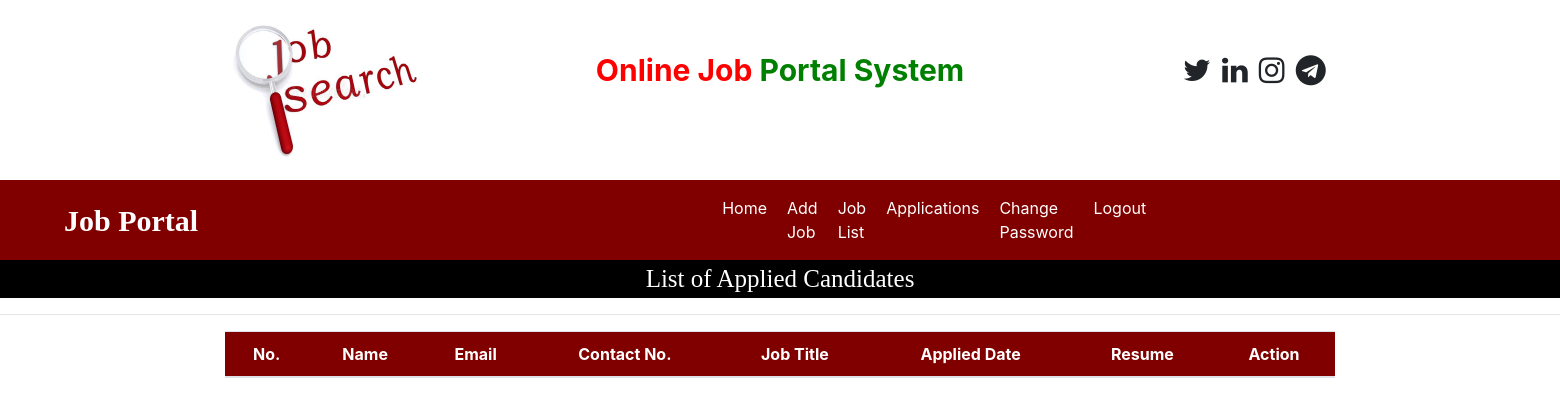
The app's page /applied_candidates_list (signed in), older data.
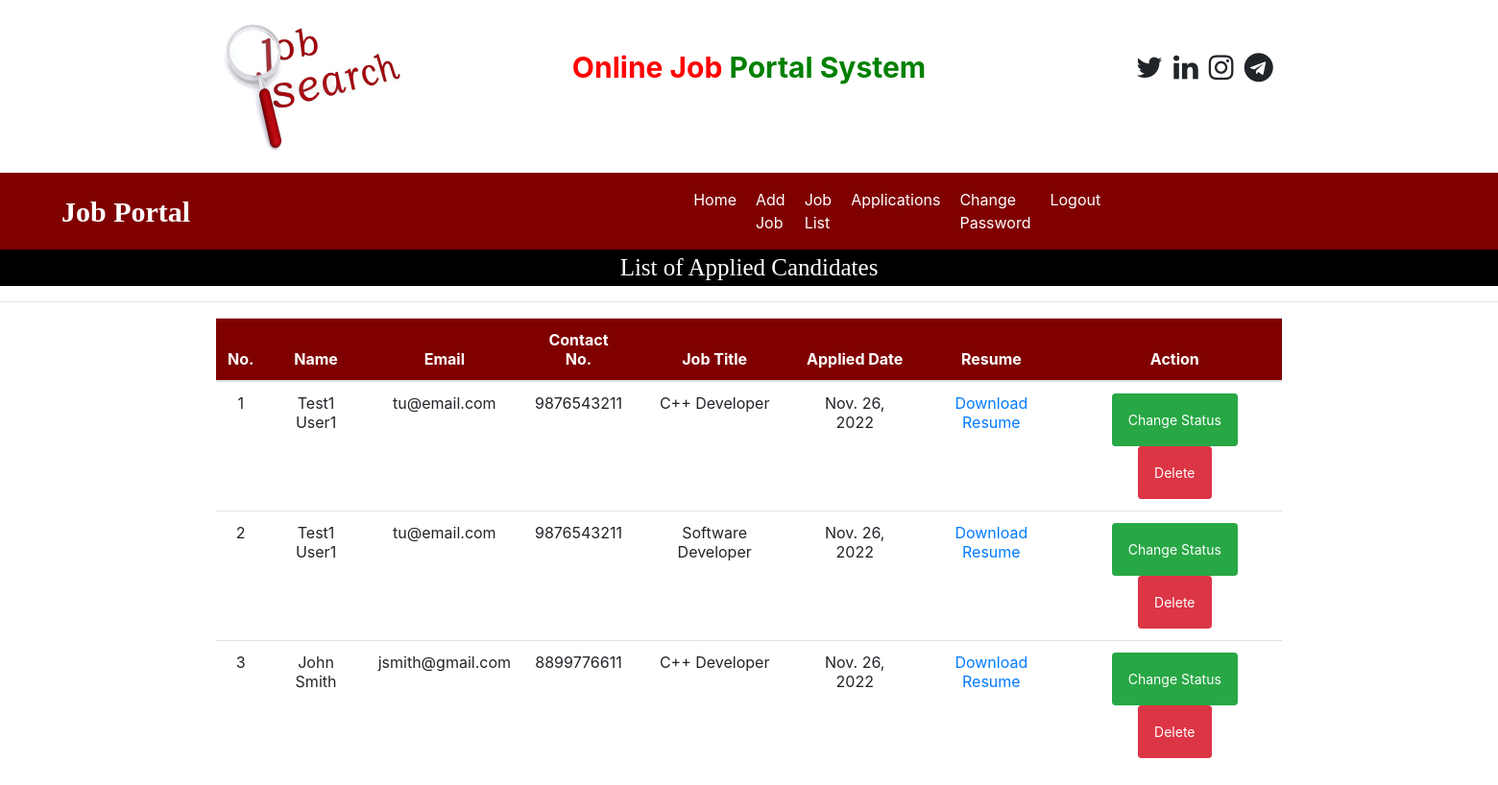
The same page, newer data.
### job/models.py (models this page shows, shortened)
class Apply(models.Model):
    job = models.ForeignKey(Job, on_delete=models.CASCADE)
    jobseeker = models.ForeignKey(JobSeeker, on_delete=models.CASCADE)
    resume = models.FileField(null=True)
    applydate = models.DateField()

class JobSeeker(models.Model):
    user = models.ForeignKey(User, on_delete=models.CASCADE)
    mobile = models.CharField(max_length=15, null=True)
    image = models.FileField(null=True)
    gender = models.CharField(max_length=10, null=True)
    type = models.CharField(max_length=15, null=True)

class Job(models.Model):
    recruiter = models.ForeignKey(Recruiter, on_delete=models.CASCADE)
    start_date = models.DateField()
    end_date = models.DateField()
    image = models.FileField(null=True)
    title = models.CharField(max_length=100)
    salary = models.IntegerField()
    description = models.CharField(max_length=200)
    experience = models.CharField(max_length=50)
    location = models.CharField(max_length=100)
    skills = models.CharField(max_length=100)
    creation_date = models.DateField()

### job/views.py (the view)
# urls.py: path('applied_candidates_list', applied_candidates_list, name="applied_candidates_list"),
def applied_candidates_list(request):
    if not request.user.is_authenticated:
        return redirect('recruiter_login')
    data = Apply.objects.all()
    data2 = JobStatus.objects.all()
    d = {'data': data, 'data2':data2}
    return render(request, 'applied_candidates_list.html', d)

### job/templates/applied_candidates_list.html
{% load static %}
{% block body %}
{% include 'recruiter_navigations.html' %}
<div style="font-family:'Monotype Corsiva'; font-size:25px; color: white; background-color: black; text-align: center">
    List of Applied Candidates
</div>
<hr>
<div class="container">
<table class="table table-lg table-hover" id="example">
    <thead>
    <tr style="background-color: maroon; color: white; text-align: center">
        <th>No.</th>
        <th>Name</th>
        <th>Email</th>
        <th>Contact No.</th>
        <th>Job Title</th>
        <th>Applied Date</th>
        <th>Resume</th>
        <th>Action</th>
    </tr>
    </thead>
    <tbody>
    {% for i in data %}
    {% if request.user.id == i.job.recruiter.user.id %}
    <tr style="text-align: center">
        <td>{{forloop.counter}}</td>
        <td>{{i.jobseeker.user.first_name}} {{i.jobseeker.user.last_name}}</td>
        <td>{{i.jobseeker.user.username}}</td>
        <td>{{i.jobseeker.mobile}}</td>
        <td>{{i.job.title}}</td>
        <td>{{i.applydate}}</td>
        <td><a href="{{i.resume.url}}">Download Resume</a></td>
        <td><a href="{% url 'change_status_user' i.id %}" class="btn btn-success btn-sm p-3" onclick="return confirm('Change Status?')">Change Status</a>
            <a href="{% url 'delete_candidate' i.id %}" class="btn btn-danger btn-sm p-3" onclick="return confirm('Delete application?')">Delete</a>
        </td>
        {% endif %}
        {% endfor %}
    </tr>
    </tbody>
</table>
</div>
{% endblock %}

### job/templates/recruiter_navigations.html (shortened to what this page needs)
<html xmlns="http://www.w3.org/1999/html">
<head>
    {% load static %}
    <link rel="stylesheet" href="https://cdn.jsdelivr.net/npm/bootstrap@4.6.1/dist/css/bootstrap.min.css">
    <link rel="stylesheet" href="https://cdnjs.cloudflare.com/ajax/libs/font-awesome/4.7.0/css/font-awesome.min.css">
</head>
<body>
<div class ="container">
    <div class ="row">
        <div class = "col-sm-3">
            <img src = "{% static 'images/job_search.png' %}" style="width: 200px; height: 180px">
        </div>
        <div class = "col-sm-6 mt-5 text-center">
            <span style="font-weight: bold; font-size: 30px" >
                <span style = "color: red">Online Job</span>
                <span style = "color: green">Portal System</span>
            </span>
        </div>
        <div class = "col-sm-3 mt-5" style = "padding-left: 10%">
            <span style="font-weight: bold; font-size: 30px">
                <span>
                    <i class ="fa fa-twitter pl-1"></i>
                    <i class ="fa fa-linkedin pl-1"></i>
                    <i class ="fa fa-instagram pl-1"></i>
                    <i class ="fa fa-telegram pl-1"></i>
                </span>
            </span>
        </div>
    </div>
</div>
<nav class="navbar navbar-expand-sm" style="background-color: maroon">
    <a class="navbar-brand text-white pl-5 font-weight-bold" style="font-family:'Monotype Corsiva'; font-size:30px">Job Portal</a>
    <ul class="navbar-nav">
        <li class="nav-item">
            <a class="nav-link" href="{% url 'recruiter_home' %}"  style="margin-left:500px">Home</a>
        </li>
        <li class="nav-item">
            <a class="nav-link" href="{% url 'add_job' %}">Add Job</a>
        </li>
        <li class="nav-item">
            <a class="nav-link" href="{% url 'job_list' %}">Job List</a>
        </li>
        <li class="nav-item">
            <a class="nav-link" href="{% url 'applied_candidates_list' %}">Applications</a>
        </li>
        <li class="nav-item">
            <a class="nav-link" href="{% url 'change_password_recruiter' %}">Change Password</a>
        </li>
        <li class="nav-item">
            <a class="nav-link" href="{% url 'Logout' %}">Logout</a>
        </li>
    </ul>
</nav>
</body>
</html>

### job/templates/recruiter_navigations.html (style rules this page uses)
.nav-link { color:white !important; margin-right: 4px }

Row changes from the older to the newer data that the page shows:
added Apply: jobseeker.user.first_name "Test1", jobseeker.user.last_name "User1", jobseeker.user.username "tu@email.com", jobseeker.mobile "9876543211", job "C++ Developer", applydate "Nov. 26, 2022"
added Apply: jobseeker.user.first_name "Test1", jobseeker.user.last_name "User1", jobseeker.user.username "tu@email.com", jobseeker.mobile "9876543211", job "Software Developer", applydate "Nov. 26, 2022"
added Apply: jobseeker.user.first_name "John", jobseeker.user.last_name "Smith", jobseeker.user.username "jsmith@gmail.com", jobseeker.mobile "8899776611", job "C++ Developer", applydate "Nov. 26, 2022"
